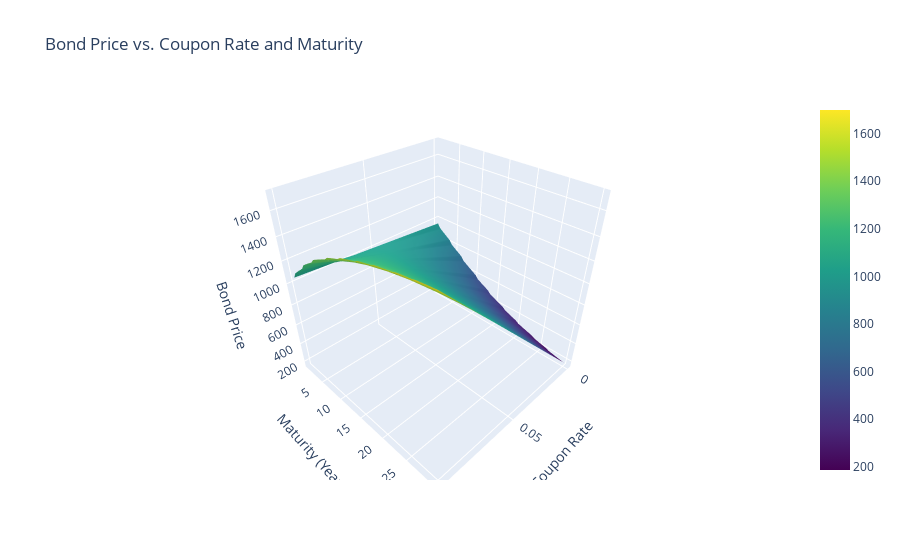

Source (notebook cell):
### Code cell
import plotly.graph_objects as go
import numpy as np

def plot_bond_price():
    face_value = 1000  # Fixed face value
    freq = 0.5  # Semi-annual payments
    coupon_rates = np.linspace(0, 0.1, 50)  # Coupon rates from 0% to 10%
    maturities = np.linspace(1, 30, 50)  # Maturities from 1 to 30 years

    # Create a grid of coupon rates and maturities
    X, Y = np.meshgrid(coupon_rates, maturities)
    Z = np.zeros_like(X)

    # Initialize a Bond object
    bond = Bond()
    bond.get_country("usa")
    bond.get_riskFree_rate(taux_zc_usa)  # Assume you have initialized the riskFree object

    # Calculate bond prices
    for i in range(X.shape[0]):
        for j in range(X.shape[1]):
            Z[i, j] = bond.get_price(face_value, X[i, j], Y[i, j], freq=freq)

    # Create the 3D surface plot
    fig = go.Figure(data=[go.Surface(z=Z, x=X, y=Y, colorscale="Viridis")])
    fig.update_layout(
        title="Bond Price vs. Coupon Rate and Maturity",
        scene=dict(
            xaxis_title="Coupon Rate",
            yaxis_title="Maturity (Years)",
            zaxis_title="Bond Price",
        ),
    )
    fig.show()

# Call the function
plot_bond_price()

### Figure 1 — Plotly figure (JSON) as saved in the notebook; plotly's stock layout.template omitted (floating-point values rounded to 4 significant figures; data arrays with more than 128 entries replaced by an {"elided": "..."} marker saying what was removed)
{"data": [{"colorscale": [[0, "#440154"], [0.1111, "#482878"], [0.2222, "#3e4989"], [0.3333, "#31688e"], [0.4444, "#26828e"], [0.5556, "#1f9e89"], [0.6667, "#35b779"], [0.7778, "#6ece58"], [0.8889, "#b5de2b"], [1, "#fde725"]], "type": "surface", "x": {"elided": "50x50 float values"}, "y": {"elided": "50x50 float values"}, "z": {"elided": "50x50 float values"}}], "layout": {"scene": {"xaxis": {"title": {"text": "Coupon Rate"}}, "yaxis": {"title": {"text": "Maturity (Years)"}}, "zaxis": {"title": {"text": "Bond Price"}}}, "title": {"text": "Bond Price vs. Coupon Rate and Maturity"}}}
